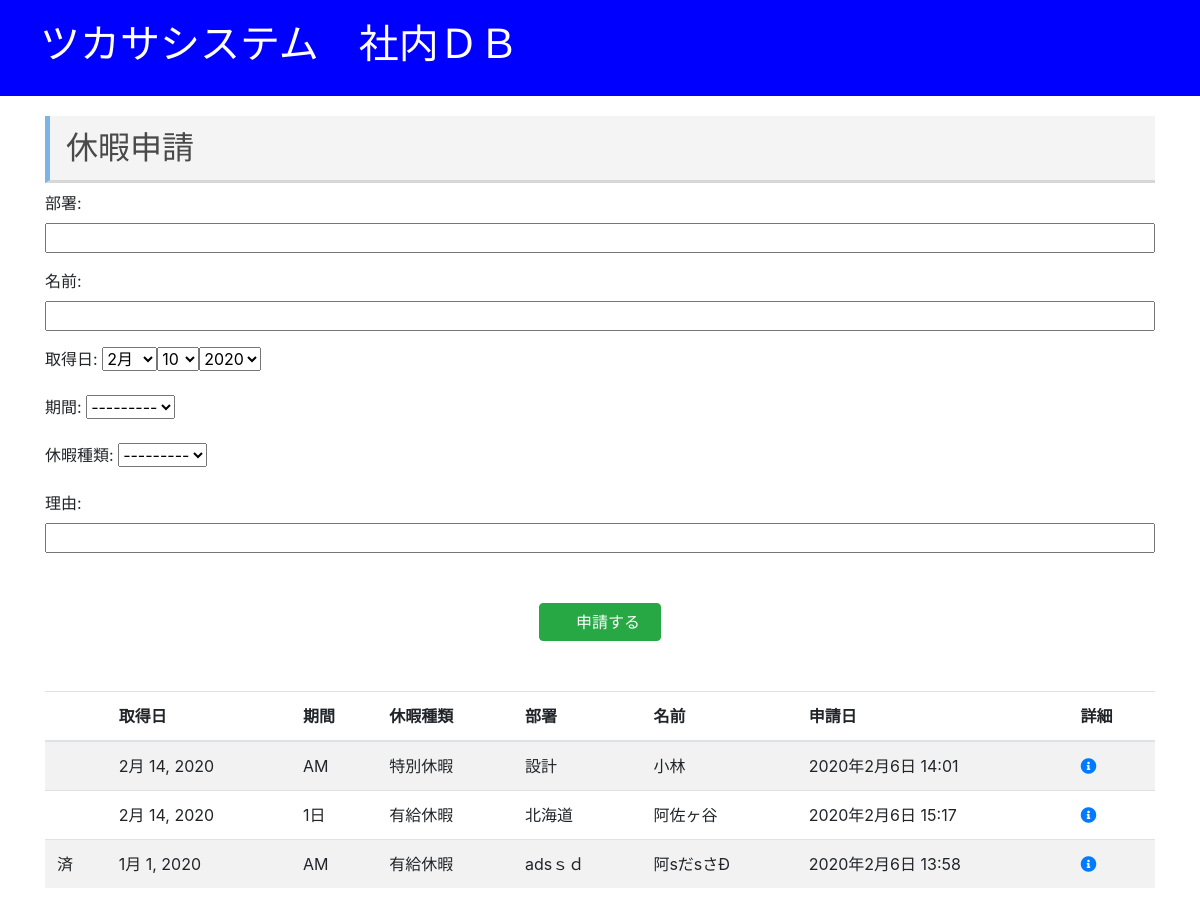
/post/new/, run on an earlier commit of the app's database.
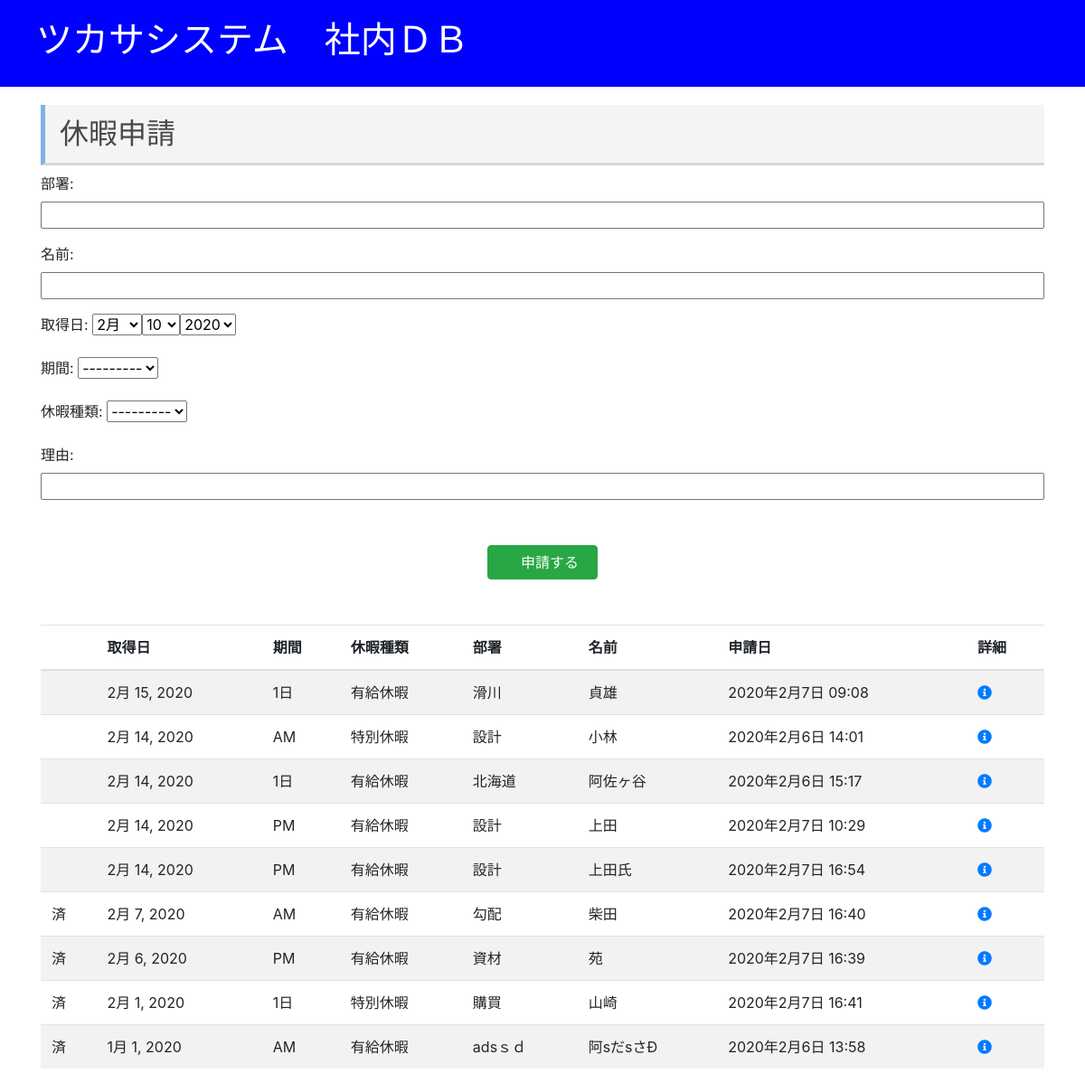
And on a later commit of the database.
### blog/models.py (models this page shows, shortened)
class Yukyu(models.Model):
	author	= models.ForeignKey(settings.AUTH_USER_MODEL, on_delete=models.CASCADE)
	busyo	= models.CharField(verbose_name='部署', max_length=100)
	name	= models.CharField(verbose_name='名前', max_length=100)
	riyuu	= models.CharField(verbose_name='理由', max_length=100)
	kyuka_type	= models.PositiveSmallIntegerField( verbose_name='休暇種類', choices=[ (1,'有給休暇'), (2,'特別休暇'), (3,'欠勤'), (4,'代休') ] )
	kikan	= models.PositiveSmallIntegerField( verbose_name='期間', choices=[ (1,'AM'), (2,'PM'), (3,'1日'), (4,'2日間'), (5,'3日間'), (6,'4日間'), (7,'5日間'), (8,'6日間') ] )
	start_date	= models.DateField(verbose_name='取得日', default=date.today)
	created_date	= models.DateTimeField(default=timezone.now)
	published_date	= models.DateTimeField(blank=True, null=True)
	def isFinished(self):
		return self.start_date < date.today()

### blog/views.py (the view, shortened to what this page needs)
# urls.py: path('post/new/', views.post_new, name='post_new'),
def post_new(request):
	form = YukyuForm()
	posts = Yukyu.objects.filter(published_date__lte=timezone.now()).order_by('-start_date')[:20]
	return render(request, 'blog/post_edit.html', {'form': form, 'posts': posts, 'now': timezone.now() })

### blog/forms.py
class YukyuForm(forms.ModelForm):
	class Meta:
		model = Yukyu
		fields = ('busyo', 'name', 'start_date', 'kikan', 'kyuka_type', 'riyuu' )
		widgets = {
			'start_date': forms.SelectDateWidget
		}

### blog/templates/blog/post_edit.html (shortened to what this page needs)
{% extends 'blog/base.html' %}
{% block content %}
    <h2>休暇申請</h2>
    <form method="POST" class="post-form">
		{{ form.as_p }}
		<button type="submit" class="btn btn-success mx-auto d-block" style="margin:50px">　申請する　</button>
	</form>
	<table class="table table-striped">
		<thead class="thead">
			<th></th>
			<th>取得日</th>
			<th>期間</th>
			<th class="d-none d-md-table-cell">休暇種類</th>
			<th class="d-none d-md-table-cell">部署</th>
			<th>名前</th>
			<th class="d-none d-md-table-cell">申請日</th>
			<th>詳細</th>
		</thead>
		{% for post in posts %}
			<tr>
				<td>{% if post.isFinished %}済{% endif %}</td>
				<td>{{ post.start_date }}</td>
				<td>{{ post.get_kikan_display }}</td>
				<td class="d-none d-md-table-cell">{{ post.get_kyuka_type_display }}</td>
				<td class="d-none d-md-table-cell">{{ post.busyo }}</td>
				<td>{{ post.name }}</td>
				<td class="d-none d-md-table-cell">{{ post.published_date|date:"Y年n月j日 H:i" }}</td>
				<td><a href="{% url 'post_detail' pk=post.pk %}"><i class="fas fa-info-circle"></i></a></td>
			</tr>
		{% endfor %}
	</table>
{% endblock %}

### blog/templates/blog/base.html (shortened to what this page needs)
{% load static %}
<!DOCTYPE html>
<html>
    <head>
		<link rel="stylesheet" href="https://maxcdn.bootstrapcdn.com/bootstrap/4.0.0/css/bootstrap.min.css">
		<link rel="stylesheet" href="https://use.fontawesome.com/releases/v5.6.3/css/all.css">
		<link rel="stylesheet" href="{% static 'css/blog.css' %}">
	</head>
	<body>
		<div class="page-header">
			<h1><a href="/">ツカサシステム　<br class="d-sm-none">社内ＤＢ</a></h1>
		</div>
		<div class="container">
			{% block content %}
			{% endblock %}
		</div>
	</body>
</html>

### blog/static/css/blog.css (style rules this page uses)
.page-header { background-color: #00ff; margin-top: 0; padding: 20px 20px 20px 40px; margin: 0px 0px 20px }
.page-header h1, .page-header h1 a, .page-header h1 a:visited, .page-header h1 a:active { color: #ffffff; font-size: 30pt; text-decoration: none; }
h2 { padding: 0.4em 0.5em; color: #494949; background: #f4f4f4; border-left: solid 5px #7db4e6; border-bottom: solid 3px #d7d7d7; }
.post-form textarea, .post-form input { width: 100%; }
.btn { white-space: normal; }
.table_Chk td,th { padding:10px; }

What changed in the data, as far as the page shows it:
added Yukyu: start_date "2月 15, 2020", kikan "1日", kyuka_type "有給休暇", busyo "滑川", name "貞雄", published_date "2020年2月7日 09:08"
added Yukyu: start_date "2月 14, 2020", kikan "PM", kyuka_type "有給休暇", busyo "設計", name "上田", published_date "2020年2月7日 10:29"
added Yukyu: start_date "2月 14, 2020", kikan "PM", kyuka_type "有給休暇", busyo "設計", name "上田氏", published_date "2020年2月7日 16:54"
added Yukyu: shows "済", start_date "2月 7, 2020", kikan "AM", kyuka_type "有給休暇", busyo "勾配", name "柴田", published_date "2020年2月7日 16:40"
added Yukyu: shows "済", start_date "2月 6, 2020", kikan "PM", kyuka_type "有給休暇", busyo "資材", name "苑", published_date "2020年2月7日 16:39"
added Yukyu: shows "済", start_date "2月 1, 2020", kikan "1日", kyuka_type "特別休暇", busyo "購買", name "山崎", published_date "2020年2月7日 16:41"
